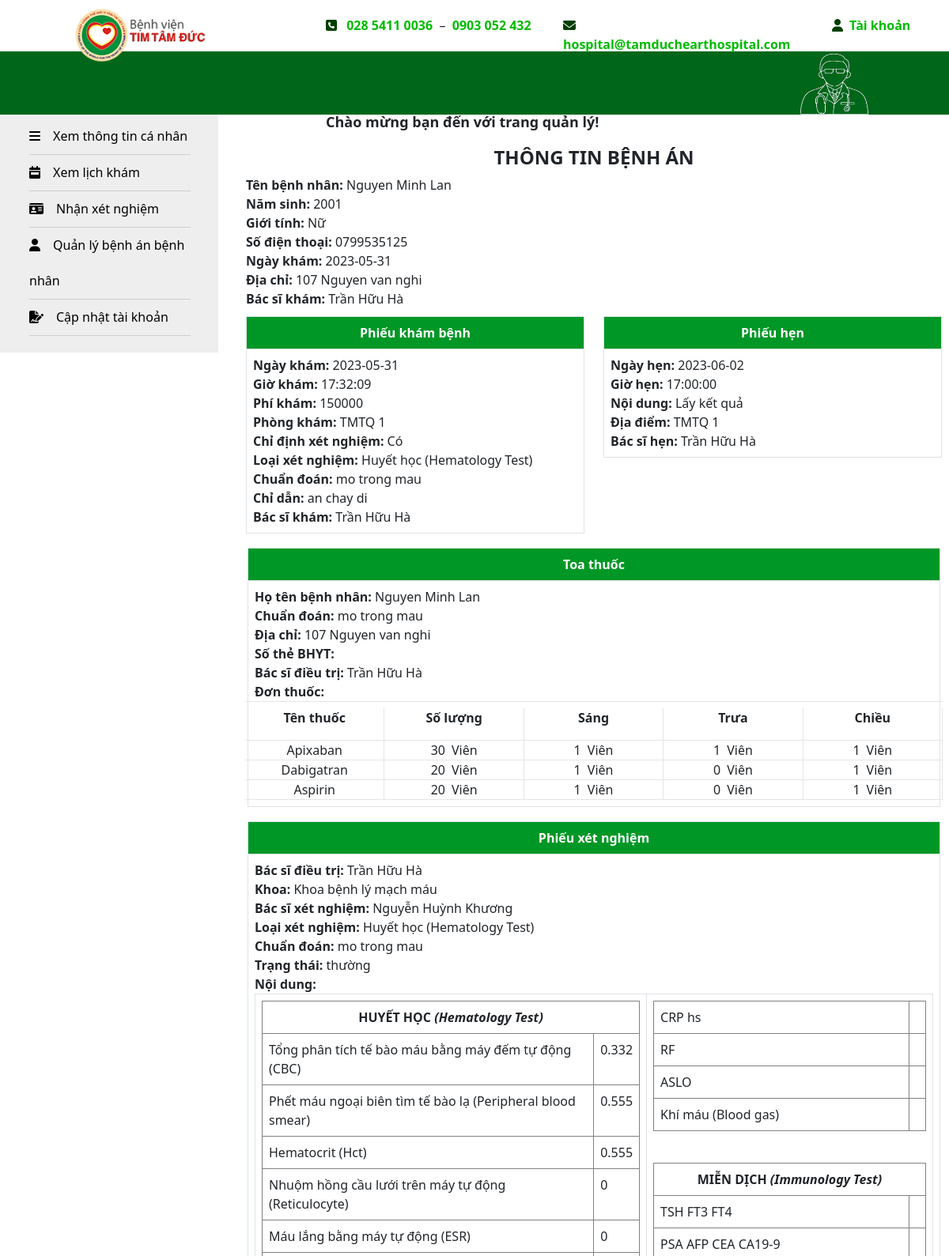
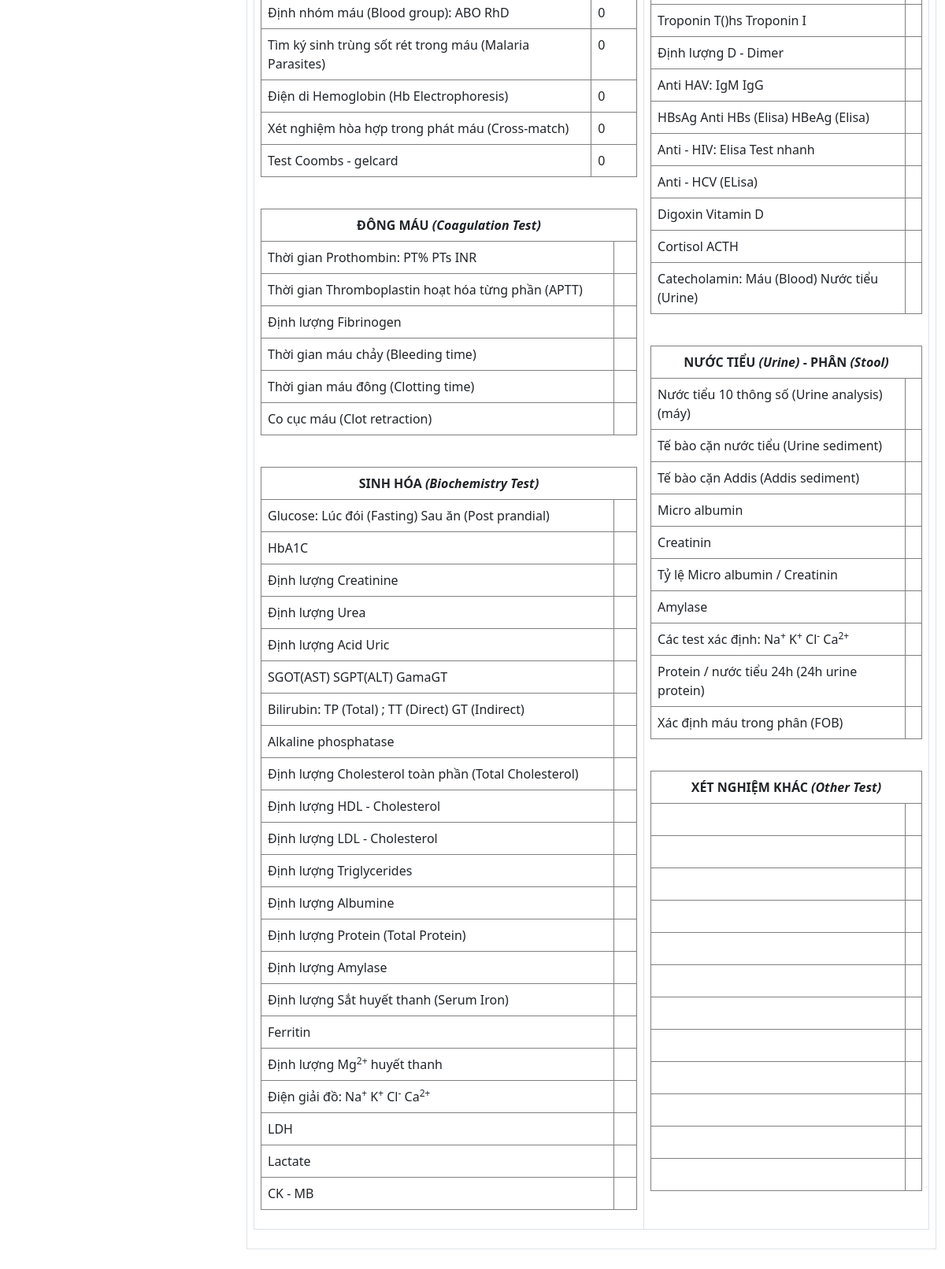
Page /doctor/benhanchitiet.php?id=1 (signed in, upper part) on the committed database (2 pictures, top to bottom).
### tables this page shows
CREATE TABLE `phieukhambenh` (
  `id_phieukham` int(10) UNSIGNED NOT NULL,
  `ngaykham` date NOT NULL,
  `giokham` time NOT NULL,
  `xetnghiem` varchar(100) NOT NULL,
  `loaixetnghiem` varchar(100) NOT NULL,
  `phongkham` varchar(50) NOT NULL,
  `ketqua` text NOT NULL,
  `chidan` text NOT NULL,
  `phikham` double NOT NULL,
  `id_benhnhan` int(10) NOT NULL,
  `id_phieudk` int(10) NOT NULL,
  `id_bacsi` int(10) NOT NULL,
  `id_benhan` int(10) NOT NULL,
  `token` varchar(100) NOT NULL
);

CREATE TABLE `benhnhan` (
  `id_benhnhan` int(10) UNSIGNED NOT NULL,
  `tenbenhnhan` varchar(100) NOT NULL,
  `gioitinh` varchar(50) NOT NULL,
  `namsinh` varchar(11) NOT NULL,
  `diachi` varchar(100) NOT NULL,
  `sdt` varchar(100) NOT NULL,
  `hinhanh` varchar(255) NOT NULL,
  `token` varchar(100) NOT NULL
);

CREATE TABLE `bacsi` (
  `id_bacsi` int(10) UNSIGNED NOT NULL,
  `tenbacsi` varchar(50) NOT NULL,
  `gioitinh` varchar(50) NOT NULL,
  `namsinh` year(4) NOT NULL,
  `diachi` varchar(100) NOT NULL,
  `sdt` varchar(10) NOT NULL,
  `hinhanh` varchar(500) NOT NULL,
  `chucvu` varchar(255) NOT NULL,
  `mota` varchar(2000) NOT NULL,
  `noidung` longtext NOT NULL,
  `phong` varchar(100) NOT NULL,
  `id_khoa` int(11) NOT NULL
);

CREATE TABLE `phieuhen` (
  `id_phieuhen` int(10) UNSIGNED NOT NULL,
  `ngayhen` date NOT NULL,
  `giohen` time NOT NULL,
  `noidung` varchar(255) NOT NULL,
  `diadiem` varchar(255) NOT NULL,
  `id_phieukham` int(10) NOT NULL
);

CREATE TABLE `toathuoc` (
  `id_toathuoc` int(10) UNSIGNED NOT NULL,
  `tenthuoc` varchar(100) NOT NULL,
  `soluong` int(11) NOT NULL,
  `sang` int(11) NOT NULL,
  `trua` int(11) NOT NULL,
  `chieu` int(11) NOT NULL,
  `id_phieukham` int(10) NOT NULL
);

CREATE TABLE `phieuxetnghiem` (
  `id_phieuxetnghiem` int(10) UNSIGNED NOT NULL,
  `id_khoa` int(11) NOT NULL,
  `id_bacsi` int(11) NOT NULL,
  `phong` int(10) NOT NULL,
  `sogiuong` int(10) NOT NULL,
  `chuandoan` text NOT NULL,
  `trangthai` varchar(255) NOT NULL,
  `noidung` longtext NOT NULL,
  `status` int(11) NOT NULL,
  `id_phieukham` int(10) NOT NULL
);

CREATE TABLE `khoa` (
  `id_khoa` int(10) UNSIGNED NOT NULL,
  `tenkhoa` varchar(100) NOT NULL,
  `hinh` varchar(500) NOT NULL,
  `mota` text NOT NULL
);

### doctor/benhanchitiet.php (the view, shortened to what the rows shown need)
<?php
include("../class/clsdoctor.php");
$p = new doctor();
$layid = $_SESSION['id_user'];
$layidpk = 0;
if (isset($_REQUEST['id'])) {
    $layidpk = $_REQUEST['id'];
}
?>
<!DOCTYPE html>
<html lang="en">
<head>
    <link rel="stylesheet" href="https://cdnjs.cloudflare.com/ajax/libs/animate.css/4.1.1/animate.min.css" />
    <link href="https://cdn.jsdelivr.net/npm/bootstrap@5.0.2/dist/css/bootstrap.min.css" rel="stylesheet">
</head>
<body>
    <?php include("header.php"); ?>
    <?php include("menu.php"); ?>
    <section>
        <div class="infor-benhan" style="width:100%; margin-left:25px; margin-top:30px">
            <div class="row" style="margin-bottom:10px">
                <?php
                $link = $p->connect();
                $sql = "select * from phieukhambenh where id_phieukham='$layidpk'";
                $ketqua = mysqli_query($link, $sql);
                while ($row = mysqli_fetch_array($ketqua)) {
                    $id_benhnhan = $row['id_benhnhan'];
                    $ngaykham = $row['ngaykham'];
                ?>
                    <div id="bn_ten"><b>Tên bệnh nhân: </b> <?php echo $p->laycot("select tenbenhnhan from benhnhan where id_benhnhan='$id_benhnhan'") ?></div>
                    <div id="bn_namsinh"><b>Năm sinh: </b> <?php echo $p->laycot("select namsinh from benhnhan where id_benhnhan='$id_benhnhan'") ?></div>
                    <div id="bn_gioitinh"><b>Giới tính: </b> <?php echo $p->laycot("select gioitinh from benhnhan where id_benhnhan='$id_benhnhan'") ?></div>
                    <div id="bn_sdt"><b>Số điện thoại: </b><?php echo $p->laycot("select sdt from benhnhan where id_benhnhan='$id_benhnhan'") ?></div>
                    <div id="bn_ngaykham"><b>Ngày khám: </b> <?php echo $ngaykham ?></div>
                    <div id="bn_diachi"><b>Địa chỉ: </b> <?php echo $p->laycot("select diachi from benhnhan where id_benhnhan='$id_benhnhan'") ?></div>
                    <div id="bs_tên"><b>Bác sĩ khám: </b> <?php echo $p->laycot("select tenbacsi from bacsi where id_bacsi='$layid'") ?></div>
                <?php } ?>
            </div>
            <div class="row">
                <div class="col-md-6">
                    <?php
                    $link = $p->connect();
                    $sql = "select * from phieukhambenh where id_phieukham='$layidpk'";
                    $result = mysqli_query($link, $sql);
                    ?>
                    <table class="table table-bordered" id="information_phieukham" style="width:100%;">
                        <?php
                        while ($row = mysqli_fetch_array($result)) {
                            $ngaykham = $row['ngaykham'];
                            $giokham = $row['giokham'];
                            $phikham = $row['phikham'];
                            $phongkham = $row['phongkham'];
                            $ketqua = $row['ketqua'];
                            $chidan = $row['chidan'];
                            $chidinhxn = $row['xetnghiem'];
                            $loaixetnghiem = $row['loaixetnghiem'];
                        ?>
                            <tr style="text-align: center;font-weight: bold; color:white; background-color:#009726">
                                <th>Phiếu khám bệnh</th>
                            </tr>
                            <tr>
                                <td style="text-align: left;">
                                    <div id="pk_ngaykham"><b>Ngày khám: </b> <?php echo $ngaykham ?></div>
                                    <div id="pk_giokham"><b>Giờ khám: </b> <?php echo $giokham ?></div>
                                    <div id="pk_phi"><b>Phí khám: </b> <?php echo $phikham ?></div>
                                    <div id="pk_phongkham"><b>Phòng khám: </b> <?php echo $phongkham ?></div>
                                    <div id="bn_ngaykham"><b>Chỉ định xét nghiệm: </b> <?php echo $chidinhxn ?></div>
                                    <div id="bn_ngaykham"><b>Loại xét nghiệm: </b> <?php echo $loaixetnghiem ?></div>
                                    <div id="pk_ketqua"><b>Chuẩn đoán: </b> <?php echo $ketqua ?></div>
                                    <div id="pk_diachi"><b>Chỉ dẫn: </b> <?php echo $chidan ?></div>
                                    <div id="pk_tenbs"><b>Bác sĩ khám: </b> <?php echo $p->laycot("select tenbacsi from bacsi where id_bacsi='$layid'") ?></div>
                                </td>
                            </tr>
                        <?php } ?>
                    </table>
                </div>
                <div class="col-md-6">
                    <?php
                    $link = $p->connect();
                    $sql = "select * from phieuhen where id_phieukham='$layidpk'";
                    $ketqua = mysqli_query($link, $sql);
                    ?>
                    <table class="table table-bordered" id="information_phieukham" style="width:100%;">
                        <?php
                        while ($row = mysqli_fetch_array($ketqua)) {
                            $ngayhen = $row['ngayhen'];
                            $giohen = $row['giohen'];
                            $diadiem = $row['diadiem'];
                            $noidung = $row['noidung'];
                        ?>
                            <tr style="text-align: center;font-weight: bold; color:white; background-color:#009726">
                                <th>Phiếu hẹn</th>
                            </tr>
                            <tr>
                                <td style="text-align: left;">
                                    <div id="ph_ngayhen"><b>Ngày hẹn: </b> <?php echo $ngayhen ?></div>
                                    <div id="ph_giohen"><b>Giờ hẹn: </b> <?php echo $giohen ?></div>
                                    <div id="ph_giohen"><b>Nội dung: </b> <?php echo $noidung ?></div>
                                    <div id="ph_diadiem"><b>Địa điểm: </b> <?php echo $diadiem ?></div>
                                    <div id="ph_tenbs"><b>Bác sĩ hẹn: </b><?php echo $p->laycot("select tenbacsi from bacsi where id_bacsi='$layid'") ?></div>
                                </td>
                            </tr>
                        <?php } ?>
                    </table>
                </div>
            </div>
            <div class="row" style="margin: 2px;">
                <?php
                $link = $p->connect();
                $sql = "select * from toathuoc where id_phieukham='$layidpk'";
                $ketqua = mysqli_query($link, $sql);
                ?>
                <table class="table table-bordered" id="information_phieukham" style="width:100%">
                    <?php
                    while ($row = mysqli_fetch_array($ketqua)) {
                        $id_phieukham = $row['id_phieukham'];
                        $sl = 'Viên';
                    ?>
                        <tr style="text-align: center;font-weight: bold; color:white; background-color:#009726">
                            <th>Toa thuốc</th>
                        </tr>
                        <tr>
                            <td style="text-align: left;">
                                <div id="tt_chuandoan"><b>Họ tên bệnh nhân: </b> <?php echo $p->laycot("SELECT tenbenhnhan FROM benhnhan WHERE id_benhnhan ='$id_benhnhan'")
                                                                                    ?></div>
                                <div id="tt_chuandoan"><b>Chuẩn đoán: </b> <?php echo $p->laycot("SELECT ketqua FROM phieukhambenh WHERE id_phieukham ='$id_phieukham'")
                                                                            ?></div>
                                <div id="tt_chuandoan"><b>Địa chỉ: </b> <?php echo $p->laycot("SELECT diachi FROM benhnhan WHERE id_benhnhan ='$id_benhnhan'")
                                                                        ?></div>
                                <div id="tt_bhyt"><b>Số thẻ BHYT: </b> <?php
                                                                        ?></div>
                                <div id="tt_bs"><b>Bác sĩ điều trị: </b> <?php echo $p->laycot("select tenbacsi from bacsi where id_bacsi='$layid'") ?></div>
                                <div id="tt_noidung"><b>Đơn thuốc: <br> </b>
                                    <div class="row text-center" style="border-bottom:solid 1px #e5e5e5;border-top:solid 1px #e5e5e5;padding-top: 8px;">
                                        <div class="col" style="border-right:solid 1px #e5e5e5;">
                                            <p><b> Tên thuốc</b></p>
                                        </div>
                                        <div class="col" style="border-right:solid 1px #e5e5e5;">
                                            <p><b> Số lượng</b></p>
                                        </div>
                                        <div class="col" style="border-right:solid 1px #e5e5e5;">
                                            <p><b> Sáng</b></p>
                                        </div>
                                        <div class="col" style="border-right:solid 1px #e5e5e5;">
                                            <p><b>Trưa</b> </p>
                                        </div>
                                        <div class="col" style="border-right:solid 1px #e5e5e5;">
                                            <p><b>Chiều</b> </p>
                                        </div>
                                    </div>
                                </div>
                                <?php
                                if (!empty($ketqua)) :
                                    foreach ($ketqua as $key => $val1) :
                                ?>
                                        <div class="row text-center">
                                            <div class="col" style="border-right:solid 1px #e5e5e5;border-bottom:solid 1px #e5e5e5;"><?php echo $val1['tenthuoc']; ?></div>
                                            <div class="col" style="border-right:solid 1px #e5e5e5;border-bottom:solid 1px #e5e5e5;"><?php echo $val1['soluong'];
                                                                                                                                        echo $sl; ?></div>
                                            <div class="col" style="border-right:solid 1px #e5e5e5;border-bottom:solid 1px #e5e5e5;"><?php echo $val1['sang'];
                                                                                                                                        echo $sl; ?></div>
                                            <div class="col" style="border-right:solid 1px #e5e5e5;border-bottom:solid 1px #e5e5e5;"><?php echo $val1['trua'];
                                                                                                                                        echo $sl; ?></div>
                                            <div class="col" style="border-right:solid 1px #e5e5e5;border-bottom:solid 1px #e5e5e5;"><?php echo $val1['chieu'];
                                                                                                                                        echo $sl; ?></div>
                                        </div>
                                <?php
                                    endforeach;
                                else :
                                    "Không có toa thuốc nào.";
                                endif;
                                ?>
                        </tr>
                    <?php } ?>
                </table>
            </div>
            <div class="row" style="margin: 2px;">
                <?php
                $link = $p->connect();
                $sql = "select * from phieuxetnghiem where id_phieukham='$layidpk'";
                $ketqua = mysqli_query($link, $sql);
                ?>
                <table class="table table-bordered" id="information_phieukham" style="width:100%">
                    <?php
                    while ($row = mysqli_fetch_array($ketqua)) {
                        $id_khoa = $row['id_khoa'];
                        $chuandoan = $row['chuandoan'];
                        $trangthai = $row['trangthai'];
                        $noidung = $row['noidung'];
                        $bacsixn = $row['id_bacsi'];
                    ?>
                        <tr style="text-align: center;font-weight: bold; color:white; background-color:#009726">
                            <th>Phiếu xét nghiệm</th>
                        </tr>
                        <tr>
                            <td style="text-align: left;">
                                <div id="pxn_tenbs"><b>Bác sĩ điều trị: </b> <?php echo $p->laycot("select tenbacsi from bacsi where id_bacsi='$layid'") ?></div>
                                <div id="pxn_khoa"><b>Khoa: </b> <?php echo $p->laycot("select tenkhoa from khoa where id_khoa='$id_khoa'") ?></div>
                                <div id="pxn_phong"><b>Bác sĩ xét nghiệm: </b> <?php echo $p->laycot("SELECT tenbacsi FROM bacsi WHERE id_bacsi='$bacsixn'") ?></div>
                                <div id="pxn_giuong"><b>Loại xét nghiệm: </b><?php echo $p->laycot("select loaixetnghiem from phieukhambenh where id_phieukham='$layidpk'")
                                                                            ?></div>
                                <div id="pxn_chuandoan"><b>Chuẩn đoán: </b> <?php echo $chuandoan ?></div>
                                <div id="pxn_trangthai"><b>Trạng thái: </b> <?php echo $trangthai ?></div>
                                <div id="pxn_noidung"><b>Nội dung: </b><?php echo $noidung ?></div>
                            </td>
                        </tr>
                    <?php } ?>
                </table>
            </div>
        </div>
    </section>
        <?php include("footer.php"); ?>
</body>
</html>

### rows in the picture
phieukhambenh: id_benhnhan.tenbenhnhan "Nguyen Minh Lan", id_benhnhan.namsinh "2001", id_benhnhan.gioitinh "Nữ", id_benhnhan.sdt "0799535125", ngaykham "2023-05-31", id_benhnhan.diachi "107 Nguyen van nghi", id_bacsi.tenbacsi "Trần Hữu Hà", giokham "17:32:09", phikham "150000", phongkham "TMTQ 1", xetnghiem "Có", loaixetnghiem "Huyết học (Hematology Test)", ketqua "mo trong mau", chidan "an chay di"
phieuhen: ngayhen "2023-06-02", giohen "17:00:00", noidung "Lấy kết quả", diadiem "TMTQ 1", bacsi.tenbacsi "Trần Hữu Hà"
toathuoc: id_phieukham.tenbenhnhan "Nguyen Minh Lan", id_phieukham.ketqua "mo trong mau", id_phieukham.diachi "107 Nguyen van nghi", bacsi.tenbacsi "Trần Hữu Hà", tenthuoc "Apixaban", soluong "30", sl "Viên", sang "1", trua "1", chieu "1"
toathuoc: tenthuoc "Dabigatran", soluong "20", sl "Viên", sang "1", trua "0", chieu "1"
toathuoc: tenthuoc "Aspirin", soluong "20", sl "Viên", sang "1", trua "0", chieu "1"
phieuxetnghiem: bacsi.tenbacsi "Trần Hữu Hà", id_khoa.tenkhoa "Khoa bệnh lý mạch máu", id_bacsi.tenbacsi "Nguyễn Huỳnh Khương", id_phieukham.loaixetnghiem "Huyết học (Hematology Test)", chuandoan "mo trong mau", trangthai "thường", noidung "HUYẾT HỌC (Hematology Test) Tổng phân tích tế bào máu bằng máy đếm tự động (CBC) 0.332 Phết máu ngoại biên tìm tế bào lạ (Peripheral blood smear) 0.555 Hematocrit (Hct) 0.555 Nhuộm hồng cầu lưới trên máy tự động (Reticulocyte) 0 Máu lắng bằng máy tự động (ESR) 0 Định nhóm máu (Blood group): ABO RhD 0 Tìm ký sinh trùng sốt rét trong máu (Malaria Parasites) 0 Điện di Hemoglobin (Hb Electrophoresis) 0 Xét nghiệm hòa hợp trong phát máu (Cross-match) 0 Test Coombs - gelcard 0 ĐÔNG MÁU (Coagulation Test) Thời gian Prothombin: PT% PTs INR Thời gian Thromboplastin hoạt hóa từng phần (APTT) Định lượng Fibrinogen Thời gian máu chảy (Bleeding time) Thời gian máu đông (Clotting time) Co cục máu (Clot…"
